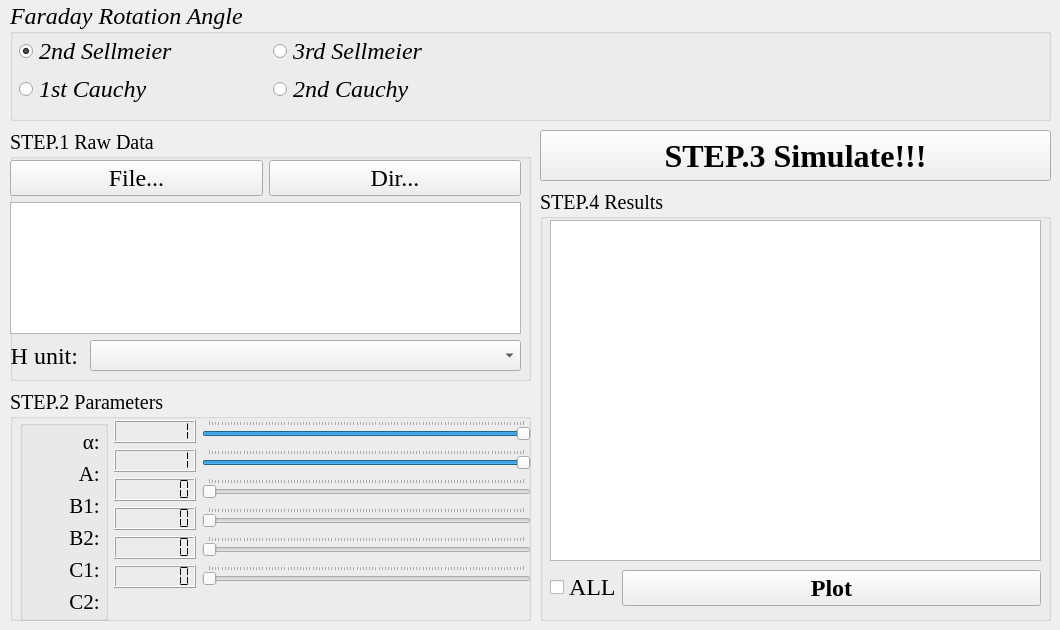
    <widget class="QWidget" name="tabFaraday">
     <property name="font">
      <font>
       <family>MS UI Gothic</family>
       <pointsize>15</pointsize>
      </font>
     </property>
     <attribute name="title">
      <string>Faraday</string>
     </attribute>
     <widget class="QGroupBox" name="GroupBox_title_F">
      <property name="geometry">
       <rect>
        <x>10</x>
        <y>0</y>
        <width>1041</width>
        <height>121</height>
       </rect>
      </property>
      <property name="sizePolicy">
       <sizepolicy hsizetype="Minimum" vsizetype="Minimum">
        <horstretch>0</horstretch>
        <verstretch>0</verstretch>
       </sizepolicy>
      </property>
      <property name="font">
       <font>
        <family>Times New Roman</family>
        <pointsize>18</pointsize>
        <weight>50</weight>
        <italic>true</italic>
        <bold>false</bold>
        <stylestrategy>PreferDefault</stylestrategy>
       </font>
      </property>
      <property name="styleSheet">
       <string notr="true"/>
      </property>
      <property name="title">
       <string>Faraday Rotation Angle</string>
      </property>
      <property name="alignment">
       <set>Qt::AlignLeading|Qt::AlignLeft|Qt::AlignVCenter</set>
      </property>
      <widget class="QWidget" name="horizontalLayoutWidget_6">
       <property name="geometry">
        <rect>
         <x>9</x>
         <y>30</y>
         <width>1021</width>
         <height>82</height>
        </rect>
       </property>
       <layout class="QHBoxLayout" name="Layout_title_F">
        <item>
         <layout class="QGridLayout" name="Layout_title_right_F">
          <property name="spacing">
           <number>0</number>
          </property>
          <item row="1" column="1">
           <widget class="QRadioButton" name="RadioButton_camodel_2nd">
            <property name="text">
             <string>2nd Cauchy</string>
            </property>
           </widget>
          </item>
          <item row="1" column="0">
           <widget class="QRadioButton" name="RadioButton_camodel_1st">
            <property name="text">
             <string>1st Cauchy</string>
            </property>
            <property name="checked">
             <bool>false</bool>
            </property>
           </widget>
          </item>
          <item row="0" column="0">
           <widget class="QRadioButton" name="RadioButton_semodel_2nd">
            <property name="text">
             <string>2nd Sellmeier</string>
            </property>
            <property name="checked">
             <bool>true</bool>
            </property>
           </widget>
          </item>
          <item row="0" column="1">
           <widget class="QRadioButton" name="RadioButton_semodel_3rd">
            <property name="text">
             <string>3rd Sellmeier</string>
            </property>
           </widget>
          </item>
         </layout>
        </item>
        <item>
         <widget class="QLabel" name="Label_fomula_F">
          <property name="styleSheet">
           <string notr="true">image: url(:/Formula/source/formula_faraday.png)</string>
          </property>
          <property name="text">
           <string/>
          </property>
         </widget>
        </item>
       </layout>
      </widget>
     </widget>
     <widget class="QGroupBox" name="GroupBox_step1_F">
      <property name="geometry">
       <rect>
        <x>10</x>
        <y>130</y>
        <width>521</width>
        <height>251</height>
       </rect>
      </property>
      <property name="font">
       <font>
        <family>Times New Roman</family>
        <pointsize>15</pointsize>
        <stylestrategy>PreferDefault</stylestrategy>
       </font>
      </property>
      <property name="autoFillBackground">
       <bool>true</bool>
      </property>
      <property name="title">
       <string>STEP.1 Raw Data</string>
      </property>
      <widget class="QWidget" name="verticalLayoutWidget_5">
       <property name="geometry">
        <rect>
         <x>0</x>
         <y>30</y>
         <width>511</width>
         <height>211</height>
        </rect>
       </property>
       <layout class="QVBoxLayout" name="Layout_step1_F">
        <item>
         <layout class="QHBoxLayout" name="Layout_step1_file_F">
          <item>
           <widget class="QPushButton" name="PushButton_file_F">
            <property name="font">
             <font>
              <pointsize>18</pointsize>
              <stylestrategy>PreferDefault</stylestrategy>
             </font>
            </property>
            <property name="cursor">
             <cursorShape>PointingHandCursor</cursorShape>
            </property>
            <property name="text">
             <string>File...</string>
            </property>
           </widget>
          </item>
          <item>
           <widget class="QPushButton" name="PushButton_dir_F">
            <property name="font">
             <font>
              <pointsize>18</pointsize>
              <stylestrategy>PreferDefault</stylestrategy>
             </font>
            </property>
            <property name="cursor">
             <cursorShape>PointingHandCursor</cursorShape>
            </property>
            <property name="text">
             <string>Dir...</string>
            </property>
           </widget>
          </item>
         </layout>
        </item>
        <item>
         <widget class="QListView" name="ListView_file_F"/>
        </item>
        <item>
         <layout class="QFormLayout" name="formLayout_3">
          <item row="0" column="0">
           <widget class="QLabel" name="Label_unit_H_3">
            <property name="font">
             <font>
              <pointsize>18</pointsize>
              <weight>50</weight>
              <italic>false</italic>
              <bold>false</bold>
              <stylestrategy>PreferDefault</stylestrategy>
             </font>
            </property>
            <property name="text">
             <string>H unit: </string>
            </property>
            <property name="alignment">
             <set>Qt::AlignRight|Qt::AlignTrailing|Qt::AlignVCenter</set>
            </property>
           </widget>
          </item>
          <item row="0" column="1">
           <widget class="QComboBox" name="ComboBox_unit_H_3"/>
          </item>
         </layout>
        </item>
       </layout>
      </widget>
     </widget>
     <widget class="QGroupBox" name="GroupBox_step2_F">
      <property name="geometry">
       <rect>
        <x>10</x>
        <y>390</y>
        <width>521</width>
        <height>231</height>
       </rect>
      </property>
      <property name="font">
       <font>
        <family>Times New Roman</family>
        <pointsize>15</pointsize>
        <stylestrategy>PreferDefault</stylestrategy>
       </font>
      </property>
      <property name="autoFillBackground">
       <bool>true</bool>
      </property>
      <property name="title">
       <string>STEP.2 Parameters</string>
      </property>
      <widget class="QWidget" name="formLayoutWidget_8">
       <property name="geometry">
        <rect>
         <x>10</x>
         <y>30</y>
         <width>511</width>
         <height>201</height>
        </rect>
       </property>
       <layout class="QFormLayout" name="Layout_step2_F">
        <item row="0" column="0">
         <widget class="QGroupBox" name="groupBox_8">
          <property name="sizePolicy">
           <sizepolicy hsizetype="Expanding" vsizetype="Expanding">
            <horstretch>0</horstretch>
            <verstretch>0</verstretch>
           </sizepolicy>
          </property>
          <property name="minimumSize">
           <size>
            <width>88</width>
            <height>0</height>
           </size>
          </property>
          <property name="autoFillBackground">
           <bool>false</bool>
          </property>
          <property name="title">
           <string/>
          </property>
          <property name="flat">
           <bool>false</bool>
          </property>
          <property name="checkable">
           <bool>false</bool>
          </property>
          <layout class="QVBoxLayout" name="verticalLayout_5">
           <property name="spacing">
            <number>0</number>
           </property>
           <property name="leftMargin">
            <number>0</number>
           </property>
           <property name="topMargin">
            <number>0</number>
           </property>
           <property name="rightMargin">
            <number>0</number>
           </property>
           <property name="bottomMargin">
            <number>0</number>
           </property>
           <item>
            <layout class="QVBoxLayout" name="Layout_step2_M_left_3">
             <property name="spacing">
              <number>0</number>
             </property>
             <property name="sizeConstraint">
              <enum>QLayout::SetDefaultConstraint</enum>
             </property>
             <item>
              <widget class="QLabel" name="Label_alpha_3">
               <property name="font">
                <font>
                 <pointsize>16</pointsize>
                 <weight>50</weight>
                 <italic>false</italic>
                 <bold>false</bold>
                 <stylestrategy>PreferDefault</stylestrategy>
                </font>
               </property>
               <property name="text">
                <string>α: </string>
               </property>
               <property name="alignment">
                <set>Qt::AlignRight|Qt::AlignTrailing|Qt::AlignVCenter</set>
               </property>
              </widget>
             </item>
             <item>
              <widget class="QLabel" name="Label_A">
               <property name="font">
                <font>
                 <pointsize>16</pointsize>
                 <weight>50</weight>
                 <italic>false</italic>
                 <bold>false</bold>
                 <stylestrategy>PreferDefault</stylestrategy>
                </font>
               </property>
               <property name="text">
                <string>A: </string>
               </property>
               <property name="alignment">
                <set>Qt::AlignRight|Qt::AlignTrailing|Qt::AlignVCenter</set>
               </property>
              </widget>
             </item>
             <item>
              <widget class="QLabel" name="Label_B1">
               <property name="font">
                <font>
                 <pointsize>16</pointsize>
                 <weight>50</weight>
                 <italic>false</italic>
                 <bold>false</bold>
                 <stylestrategy>PreferDefault</stylestrategy>
                </font>
               </property>
               <property name="text">
                <string>B1: </string>
               </property>
               <property name="alignment">
                <set>Qt::AlignRight|Qt::AlignTrailing|Qt::AlignVCenter</set>
               </property>
              </widget>
             </item>
             <item>
              <widget class="QLabel" name="Label_B2">
               <property name="font">
                <font>
                 <pointsize>16</pointsize>
                 <weight>50</weight>
                 <italic>false</italic>
                 <bold>false</bold>
                 <stylestrategy>PreferDefault</stylestrategy>
                </font>
               </property>
               <property name="text">
                <string>B2: </string>
               </property>
               <property name="alignment">
                <set>Qt::AlignRight|Qt::AlignTrailing|Qt::AlignVCenter</set>
               </property>
              </widget>
             </item>
             <item>
              <widget class="QLabel" name="Label_C1">
               <property name="font">
                <font>
                 <pointsize>16</pointsize>
                 <weight>50</weight>
                 <italic>false</italic>
                 <bold>false</bold>
                 <stylestrategy>PreferDefault</stylestrategy>
                </font>
               </property>
               <property name="text">
                <string>C1: </string>
               </property>
               <property name="alignment">
                <set>Qt::AlignRight|Qt::AlignTrailing|Qt::AlignVCenter</set>
               </property>
              </widget>
             </item>
             <item>
              <widget class="QLabel" name="Label_C2">
               <property name="font">
                <font>
                 <pointsize>16</pointsize>
                 <weight>50</weight>
                 <italic>false</italic>
                 <bold>false</bold>
                 <stylestrategy>PreferDefault</stylestrategy>
                </font>
               </property>
               <property name="text">
                <string>C2: </string>
               </property>
               <property name="alignment">
                <set>Qt::AlignRight|Qt::AlignTrailing|Qt::AlignVCenter</set>
               </property>
              </widget>
             </item>
            </layout>
           </item>
          </layout>
         </widget>
        </item>
        <item row="0" column="1">
         <layout class="QFormLayout" name="Layout_step2_F_right">
          <property name="fieldGrowthPolicy">
           <enum>QFormLayout::AllNonFixedFieldsGrow</enum>
          </property>
          <property name="rowWrapPolicy">
           <enum>QFormLayout::DontWrapRows</enum>
          </property>
          <item row="0" column="0">
           <widget class="QLCDNumber" name="lcdNumber_ms_3">
            <property name="font">
             <font>
              <pointsize>9</pointsize>
              <weight>50</weight>
              <bold>false</bold>
              <stylestrategy>PreferDefault</stylestrategy>
             </font>
            </property>
            <property name="smallDecimalPoint">
             <bool>false</bool>
            </property>
            <property name="digitCount">
             <number>7</number>
            </property>
            <property name="segmentStyle">
             <enum>QLCDNumber::Flat</enum>
            </property>
            <property name="value" stdset="0">
             <double>1.000000000000000</double>
            </property>
            <property name="intValue" stdset="0">
             <number>1</number>
            </property>
           </widget>
          </item>
          <item row="0" column="1">
           <widget class="QSlider" name="Slider_ms_3">
            <property name="cursor">
             <cursorShape>ArrowCursor</cursorShape>
            </property>
            <property name="maximum">
             <number>100</number>
            </property>
            <property name="singleStep">
             <number>1</number>
            </property>
            <property name="pageStep">
             <number>5</number>
            </property>
            <property name="value">
             <number>100</number>
            </property>
            <property name="orientation">
             <enum>Qt::Horizontal</enum>
            </property>
            <property name="invertedControls">
             <bool>false</bool>
            </property>
            <property name="tickPosition">
             <enum>QSlider::TicksAbove</enum>
            </property>
           </widget>
          </item>
          <item row="1" column="0">
           <widget class="QLCDNumber" name="lcdNumber_a_3">
            <property name="font">
             <font>
              <pointsize>9</pointsize>
              <stylestrategy>PreferDefault</stylestrategy>
             </font>
            </property>
            <property name="digitCount">
             <number>7</number>
            </property>
            <property name="segmentStyle">
             <enum>QLCDNumber::Flat</enum>
            </property>
            <property name="value" stdset="0">
             <double>1.000000000000000</double>
            </property>
           </widget>
          </item>
          <item row="1" column="1">
           <widget class="QSlider" name="Slider_a_3">
            <property name="cursor">
             <cursorShape>ArrowCursor</cursorShape>
            </property>
            <property name="maximum">
             <number>100</number>
            </property>
            <property name="singleStep">
             <number>1</number>
            </property>
            <property name="pageStep">
             <number>5</number>
            </property>
            <property name="value">
             <number>100</number>
            </property>
            <property name="orientation">
             <enum>Qt::Horizontal</enum>
            </property>
            <property name="invertedControls">
             <bool>false</bool>
            </property>
            <property name="tickPosition">
             <enum>QSlider::TicksAbove</enum>
            </property>
           </widget>
          </item>
          <item row="2" column="0">
           <widget class="QLCDNumber" name="lcdNumber_alpha_5">
            <property name="font">
             <font>
              <pointsize>9</pointsize>
              <stylestrategy>PreferDefault</stylestrategy>
             </font>
            </property>
            <property name="smallDecimalPoint">
             <bool>false</bool>
            </property>
            <property name="digitCount">
             <number>7</number>
            </property>
            <property name="segmentStyle">
             <enum>QLCDNumber::Flat</enum>
            </property>
            <property name="value" stdset="0">
             <double>0.000000000000000</double>
            </property>
           </widget>
          </item>
          <item row="2" column="1">
           <widget class="QSlider" name="Slider_alpha_5">
            <property name="cursor">
             <cursorShape>ArrowCursor</cursorShape>
            </property>
            <property name="minimum">
             <number>0</number>
            </property>
            <property name="maximum">
             <number>100</number>
            </property>
            <property name="singleStep">
             <number>1</number>
            </property>
            <property name="pageStep">
             <number>2</number>
            </property>
            <property name="value">
             <number>0</number>
            </property>
            <property name="orientation">
             <enum>Qt::Horizontal</enum>
            </property>
            <property name="tickPosition">
             <enum>QSlider::TicksAbove</enum>
            </property>
           </widget>
          </item>
          <item row="3" column="0">
           <widget class="QLCDNumber" name="lcdNumber_c_3">
            <property name="font">
             <font>
              <pointsize>9</pointsize>
              <stylestrategy>PreferDefault</stylestrategy>
             </font>
            </property>
            <property name="digitCount">
             <number>7</number>
            </property>
            <property name="segmentStyle">
             <enum>QLCDNumber::Flat</enum>
            </property>
           </widget>
          </item>
          <item row="3" column="1">
           <widget class="QSlider" name="Slider_c_3">
            <property name="cursor">
             <cursorShape>ArrowCursor</cursorShape>
            </property>
            <property name="maximum">
             <number>100</number>
            </property>
            <property name="pageStep">
             <number>5</number>
            </property>
            <property name="value">
             <number>0</number>
            </property>
            <property name="orientation">
             <enum>Qt::Horizontal</enum>
            </property>
            <property name="tickPosition">
             <enum>QSlider::TicksAbove</enum>
            </property>
           </widget>
          </item>
          <item row="4" column="0">
           <widget class="QLCDNumber" name="lcdNumber_J_3">
            <property name="font">
             <font>
              <pointsize>9</pointsize>
              <stylestrategy>PreferDefault</stylestrategy>
             </font>
            </property>
            <property name="digitCount">
             <number>7</number>
            </property>
            <property name="segmentStyle">
             <enum>QLCDNumber::Flat</enum>
            </property>
           </widget>
          </item>
          <item row="4" column="1">
           <widget class="QSlider" name="Slider_J_3">
            <property name="cursor">
             <cursorShape>ArrowCursor</cursorShape>
            </property>
            <property name="maximum">
             <number>100</number>
            </property>
            <property name="singleStep">
             <number>1</number>
            </property>
            <property name="pageStep">
             <number>2</number>
            </property>
            <property name="orientation">
             <enum>Qt::Horizontal</enum>
            </property>
            <property name="tickPosition">
             <enum>QSlider::TicksAbove</enum>
            </property>
           </widget>
          </item>
          <item row="5" column="0">
           <widget class="QLCDNumber" name="lcdNumber_g_J_3">
            <property name="font">
             <font>
              <pointsize>9</pointsize>
              <stylestrategy>PreferDefault</stylestrategy>
             </font>
            </property>
            <property name="digitCount">
             <number>7</number>
            </property>
            <property name="segmentStyle">
             <enum>QLCDNumber::Flat</enum>
            </property>
           </widget>
          </item>
          <item row="5" column="1">
           <widget class="QSlider" name="Slider_g_J_3">
            <property name="cursor">
             <cursorShape>ArrowCursor</cursorShape>
            </property>
            <property name="maximum">
             <number>100</number>
            </property>
            <property name="singleStep">
             <number>1</number>
            </property>
            <property name="pageStep">
             <number>2</number>
            </property>
            <property name="orientation">
             <enum>Qt::Horizontal</enum>
            </property>
            <property name="tickPosition">
             <enum>QSlider::TicksAbove</enum>
            </property>
           </widget>
          </item>
         </layout>
        </item>
       </layout>
      </widget>
     </widget>
     <widget class="QPushButton" name="PushButton_simulate_F">
      <property name="geometry">
       <rect>
        <x>540</x>
        <y>130</y>
        <width>511</width>
        <height>51</height>
       </rect>
      </property>
      <property name="font">
       <font>
        <family>Times New Roman</family>
        <pointsize>24</pointsize>
        <weight>75</weight>
        <italic>false</italic>
        <bold>true</bold>
        <stylestrategy>PreferDefault</stylestrategy>
       </font>
      </property>
      <property name="cursor">
       <cursorShape>PointingHandCursor</cursorShape>
      </property>
      <property name="text">
       <string>STEP.3 Simulate!!!</string>
      </property>
      <property name="autoDefault">
       <bool>false</bool>
      </property>
      <property name="default">
       <bool>false</bool>
      </property>
      <property name="flat">
       <bool>false</bool>
      </property>
     </widget>
     <widget class="QGroupBox" name="GroupBox_step4_F">
      <property name="geometry">
       <rect>
        <x>540</x>
        <y>190</y>
        <width>511</width>
        <height>431</height>
       </rect>
      </property>
      <property name="font">
       <font>
        <family>Times New Roman</family>
        <pointsize>15</pointsize>
        <stylestrategy>PreferDefault</stylestrategy>
       </font>
      </property>
      <property name="autoFillBackground">
       <bool>true</bool>
      </property>
      <property name="title">
       <string>STEP.4 Results</string>
      </property>
      <widget class="QListView" name="ListView_results_F">
       <property name="geometry">
        <rect>
         <x>10</x>
         <y>30</y>
         <width>491</width>
         <height>341</height>
        </rect>
       </property>
      </widget>
      <widget class="QWidget" name="layoutWidget_3">
       <property name="geometry">
        <rect>
         <x>10</x>
         <y>380</y>
         <width>491</width>
         <height>46</height>
        </rect>
       </property>
       <layout class="QFormLayout" name="formLayout_F">
        <property name="horizontalSpacing">
         <number>0</number>
        </property>
        <property name="verticalSpacing">
         <number>0</number>
        </property>
        <item row="0" column="0">
         <widget class="QCheckBox" name="CheckBox_All_F">
          <property name="font">
           <font>
            <pointsize>18</pointsize>
            <stylestrategy>PreferDefault</stylestrategy>
           </font>
          </property>
          <property name="text">
           <string>ALL</string>
          </property>
         </widget>
        </item>
        <item row="0" column="1">
         <widget class="QPushButton" name="PushButton_plot_F">
          <property name="font">
           <font>
            <pointsize>18</pointsize>
            <weight>75</weight>
            <bold>true</bold>
            <stylestrategy>PreferDefault</stylestrategy>
           </font>
          </property>
          <property name="cursor">
           <cursorShape>PointingHandCursor</cursorShape>
          </property>
          <property name="text">
           <string>Plot</string>
          </property>
         </widget>
        </item>
       </layout>
      </widget>
     </widget>
    </widget>
